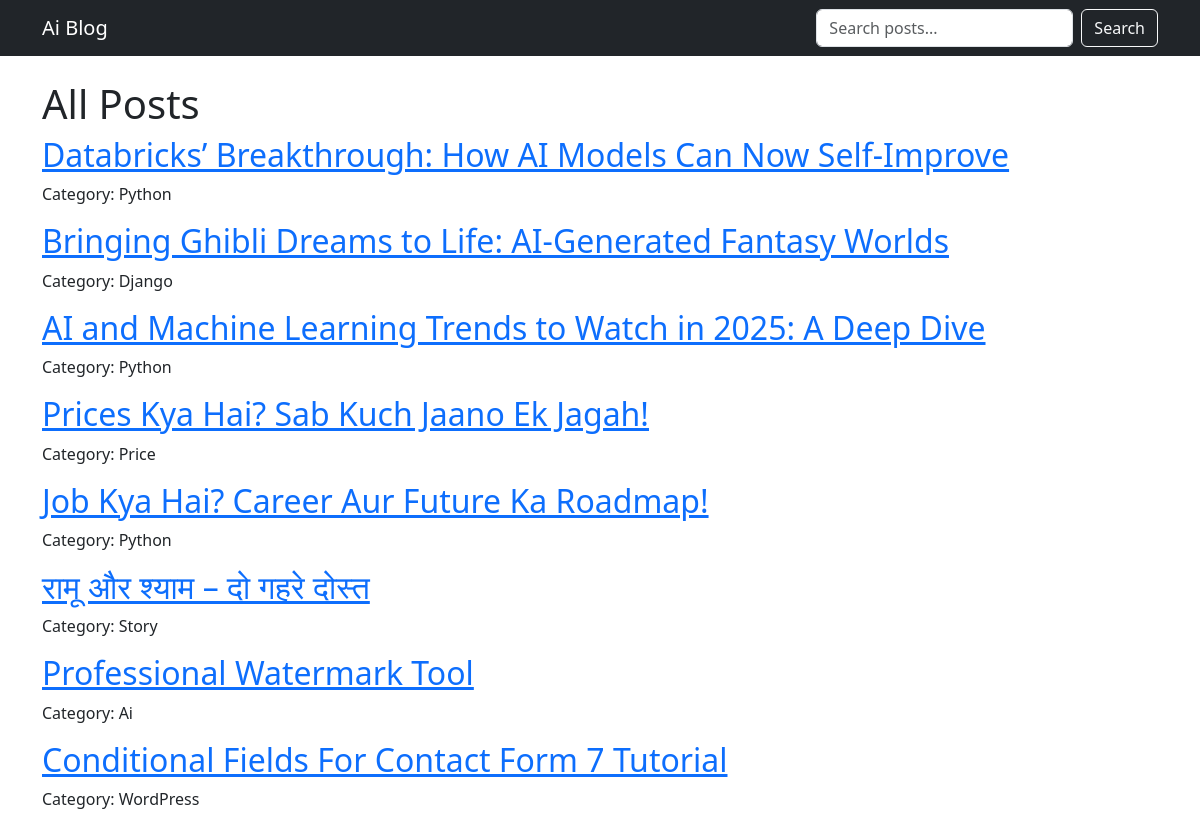
The page / on the database its author committed.
### blog/models.py (models this page shows, shortened)
class Post(models.Model):
    title = models.CharField(max_length=255)
    slug = models.SlugField(max_length=240,unique=True, blank=True)
    thumbnail = models.ImageField(upload_to='thumbnails/%Y/%m/%d/', null=True, blank=True)
    content = CKEditor5Field(config_name='extends',blank=True, null=True)
    thumbnail = models.ImageField(upload_to='thumbnails/%Y/%m/%d/', null=True, blank=True)
    category = models.ForeignKey(Category, on_delete=models.SET_NULL, null=True)
    created_at = models.DateTimeField(auto_now_add=True)
    updated_on = models.DateTimeField(auto_now=True)
    status = models.IntegerField(choices=STATUS, default=0)

class Category(models.Model):
    name = models.CharField(max_length=100)
    slug = models.SlugField(unique=True,blank=True)
    created_at = models.DateTimeField(auto_now_add=True)
    updated_on = models.DateTimeField(auto_now=True)
    status = models.IntegerField(choices=STATUS, default=0)

### blog/views.py (the view)
# urls.py: path('', views.post_list, name='post-list'),
def post_list(request):
    posts = Post.objects.select_related('category').filter(status=1)
    return render(request, 'blog/post_list.html', {'posts': posts})

### templates/blog/post_list.html
{% extends "base.html" %}
{% block content %}
<h1>All Posts</h1>
{% for post in posts %}
  <div>
    <h2><a href="{% url 'post-detail' slug=post.slug %}">{{ post.title }}</a></h2>
    <p>Category: {{ post.category.name }}</p>
  </div>
{% endfor %}
{% endblock %}

### templates/base.html (shortened to what this page needs)
<!DOCTYPE html>
<html lang="en">
<head>
    <link href="https://cdn.jsdelivr.net/npm/bootstrap@5.3.2/dist/css/bootstrap.min.css" rel="stylesheet">
</head>
<body>
    <nav class="navbar navbar-expand-lg navbar-dark bg-dark mb-4">
        <div class="container">
            <a class="navbar-brand" href="{% url 'post-list' %}">Ai Blog</a>
            <div class="collapse navbar-collapse" id="navbarNav">
                <form class="d-flex ms-auto" action="{% url 'post-search' %}" method="get">
                    <input class="form-control me-2" type="search" name="q" value="{{ request.GET.q }}" placeholder="Search posts..." aria-label="Search">
                    <button class="btn btn-outline-light" type="submit">Search</button>
                </form>
            </div>
        </div>
    </nav>
    <div class="container">
        {% block content %}
        {% endblock %}
    </div>
</body>
</html>

### rows shown on the page
Post: title "Databricks’ Breakthrough: How AI Models Can Now Self-Improve", category.name "Python"
Post: title "Bringing Ghibli Dreams to Life: AI-Generated Fantasy Worlds", category.name "Django"
Post: title "AI and Machine Learning Trends to Watch in 2025: A Deep Dive", category.name "Python"
Post: title "Prices Kya Hai? Sab Kuch Jaano Ek Jagah!", category.name "Price"
Post: title "Job Kya Hai? Career Aur Future Ka Roadmap!", category.name "Python"
Post: title "रामू और श्याम – दो गहरे दोस्त", category.name "Story"
Post: title "Professional Watermark Tool", category.name "Ai"
Post: title "Conditional Fields For Contact Form 7 Tutorial", category.name "WordPress"
